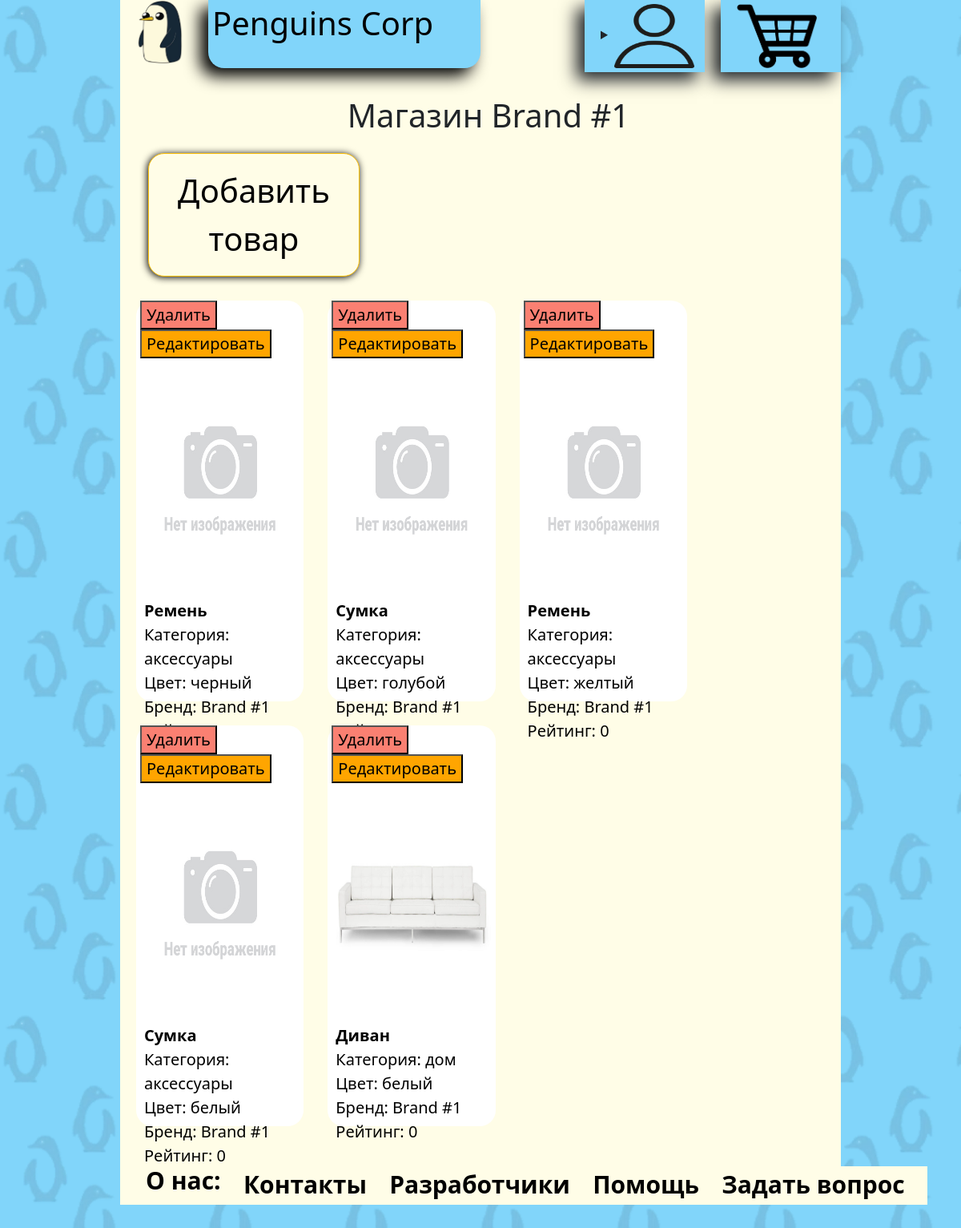
The page /shop/1 (signed in) on the database its author committed.
### data/shops.py (models this page shows)
class Shops(SqlAlchemyBase, UserMixin):
    __tablename__ = 'shops'
    id = sqlalchemy.Column(sqlalchemy.Integer,
                           primary_key=True, autoincrement=True)
    title = sqlalchemy.Column(sqlalchemy.String, nullable=True)
    email = sqlalchemy.Column(sqlalchemy.String,
                              index=True, unique=True, nullable=True)
    user = sqlalchemy.Column(sqlalchemy.Integer, sqlalchemy.ForeignKey("users.id"), nullable=True)
    products = orm.relation('Products', back_populates='shops')
    users = orm.relation('Users', back_populates='shops', lazy='subquery')

### data/products.py (models this page shows)
class Products(SqlAlchemyBase, UserMixin):
    __tablename__ = 'products'
    id = sqlalchemy.Column(sqlalchemy.Integer,
                           primary_key=True, autoincrement=True)
    title = sqlalchemy.Column(sqlalchemy.String, nullable=True)
    category = sqlalchemy.Column(sqlalchemy.Integer, sqlalchemy.ForeignKey("category.id"))
    color = sqlalchemy.Column(sqlalchemy.Integer, sqlalchemy.ForeignKey("colors.id"), nullable=True)
    shop = sqlalchemy.Column(sqlalchemy.Integer, sqlalchemy.ForeignKey("shops.id"), nullable=True)
    price = sqlalchemy.Column(sqlalchemy.Integer, nullable=True)
    about = sqlalchemy.Column(sqlalchemy.String, nullable=True)
    rating = sqlalchemy.Column(sqlalchemy.Integer, nullable=True)
    count = sqlalchemy.Column(sqlalchemy.Integer, nullable=True)
    image = sqlalchemy.Column(sqlalchemy.String, nullable=True)
    shops = orm.relation('Shops', back_populates='products')
    categories = orm.relation("Category",
                              secondary="products_to_category",
                              backref="products")
    colors = orm.relation("Colors",
                          secondary="products_to_colors",
                          backref="products")
    comments = orm.relation('Comments', back_populates='products')

### data/category.py (models this page shows)
class Category(SqlAlchemyBase, UserMixin):
    __tablename__ = 'category'
    id = sqlalchemy.Column(sqlalchemy.Integer, primary_key=True,
                           autoincrement=True)
    name = sqlalchemy.Column(sqlalchemy.String, nullable=True)

### data/colors.py (models this page shows)
class Colors(SqlAlchemyBase, UserMixin):
    __tablename__ = 'colors'
    id = sqlalchemy.Column(sqlalchemy.Integer, primary_key=True,
                           autoincrement=True)
    name = sqlalchemy.Column(sqlalchemy.String, nullable=True)

### data/user_api.py (the view, shortened to what this page needs)
@user_api.route('/shop/<int:id>', methods=['GET', 'POST'])
@login_required
def shop(id):
    shop = db_sess.query(Shops).filter(Shops.id == id).first()
    category = db_sess.query(Category)
    colors = db_sess.query(Colors)
    return render_template('shop.html', title=f'Магазин {shop.title}', current_user=current_user,
                           shop=shop, category=category, colors=colors, Category=Category, Colors=Colors)

### data/db_session.py (called while the page is built)
def create_session() -> Session:
    global __factory
    return __factory()

### server.py (called while the page is built)
@login_manager.user_loader
def load_user(user_id):
    db_sess = db_session.create_session()
    return db_sess.query(Users).get(user_id)

### templates/shop.html (shortened to what this page needs)
{% extends "base.html" %}
{% block content %}
    <div class="container-shop">
        <h1 align="center">Магазин {{ shop.title }}</h1>
        <a href="/add_product/{{shop.id}}" class="btn btn-warning">Добавить товар</a>
        {% set count = 0 %}
        <div class="wrap">
            {% for i in shop.products %}
                <a class="block-basket" href="/product/{{ i.id }}">
                    <form action="" method="post">
                        <input type="submit" value="Удалить" class="basket-btn"/>
                    </form>
                    <form action="" method="post">
                        <input type="submit" value="Редактировать" class="update"/>
                    </form>
                    <img src="{{ i.image.split(', ')[0] }}">
                    <p><b>{{i.title.capitalize()}}</b>
                    <br>Категория: {{category.filter(Category.id == i.category).first().name}}
                    <br>Цвет: {{colors.filter(Colors.id == i.color).first().name}}
                    <br>Бренд: {{shop.title}}
                    <br>Рейтинг: {{i.rating}}</p></a>
                {% set count = count + 1 %}
            {% endfor %}
        </div>
    </div>
{% endblock %}

### templates/base.html (shortened to what this page needs)
<!DOCTYPE html>
<html lang="en">
<head>
    <link rel="stylesheet" type="text/css" href="../static/css/style.css" />
    <link rel="stylesheet"
          href="https://cdn.jsdelivr.net/npm/bootstrap@5.0.0-beta1/dist/css/bootstrap.min.css"
>
</head>
<body>
    <div class="side">
        <div class="main">
            <img class="penguin" src="../static/img/penguin.png" alt="пингвин" width="60" height="80">
            <a class="title" href="/">
                <h1>Penguins Corp</h1>
            </a>
            <div class="user">
                <details>
                    <summary><img src="../static/img/user.png" alt="пользователь" width="100" height="80"></summary>
                </details>
            </div>
            <div class="basket">
                {% if current_user.is_authenticated %}
                    <a href="/basket"><img src="../static/img/basket.png" alt="корзина" width="100" height="80"></a>
                {% else %}
                    <a href="/login"><img src="../static/img/basket.png" alt="корзина" width="100" height="80"></a>
                {% endif %}
            </div>
            {% block content %}
            {% endblock %}
        </div>
        <nav class="about">
                <ul>
                    <li><h3>О нас:</h3></li>
                    <li><a href="/contacts">Контакты</a></li>
                    <li><a href="/developers">Разработчики</a></li>
                    <li><a href="/help">Помощь</a></li>
                    <li><a href="/question">Задать вопрос</a></li>
                </ul>
        </nav>
    </div>
</body>
</html>

### static/css/style.css (style rules this page uses)
.title { width: 340px; height: 85px; background: #81d5fa; padding: 5px; position: absolute; border-radius: 0px 0px 20px 20px; margin: 0px 400px 500px 110px; box-shadow: -10px 10px 20px black; float: left; text-decoration: none; }
.title h1, .title h1:visited, .title h1:hover, .title h1:link { color: black; }
.user, .basket { width: 150px; background: #81d5fa; padding: 5px 0px 5px 20px; position: fixed; box-shadow: -10px 10px 20px; }
.user { right: 320px; z-index: 1010; }
.basket { right: 150px; z-index: 1005; }
.user a, .user details { float: left; }
.user details { width: 100%; }
.penguin { position: absolute; left: 20px; }
.basket-btn, .basket-btn:visited, .basket-btn:hover, .basket-btn:link { background: #FA8072; font-size: 20px; }
.container-shop a, .container-shop a:visited, .container-shop a:hover, .container-shop a:link { margin: 15px; }
.btn, .btn:visited, .btn:hover, .btn:link { background: #fffde7; width: 30%; font-size: 40px; padding: 1rem 1.5rem; text-decoration: none; border-radius: 20px; box-shadow: -1px 1px 10px; color: black; flex: 1 1 auto; margin: 0 25px; }
.update, .update:visited, .update:hover, .update:link { background: #FFA500; font-size: 20px; }
.container-shop form { float: left; margin-left: 5px; }
.container, .container-basket, .container-shops, .container-shop { position: absolute; left: 20px; min-width: 97%; border-radius: 20px; }
.container-shop { top: 120px; position: absolute; }
.wrap { margin: 0 -15px; }
.block, .block-basket { width: 23%; float: left; margin: 15px; height: 500px; background: #ffffff; border-radius: 20px; text-decoration: none; color: black; }
.block p, .block-basket p, .block-shops a, .block-shops a:hover { padding: 0 10px; color: black; font-size: 20px; text-decoration: none; }
.block img, .block-basket img { border-radius: 20px 20px 0 0; width: 100%; }
.block-basket img { height: 60%; }
.about { width: 84%; background: #fffde7; margin-left: 150px; height: 48px; }
.about a:visited, .about a:hover, .about a:link, .about h3 { text-decoration: none; font-size: 30px; color: black; font-weight: bold; }
.about ul { list-style: none; display: flex; }
.about ul li { float: left; flex-basis: auto; flex-grow: 1; }
.main { height: 95%; position: relative; overflow-y: auto; background: #fffde7; margin: 0px 150px; }
body, html { height: 100%; margin: 0; }
.side { height: 100%; position: relative; background: #81d5fa; background-image: url("../img/background.png"); }

### rows shown on the page
Shops: title "Brand #1"
Products: image (placeholder picture), title "Ремень", filter "аксессуары", filter "черный"
Products: image (placeholder picture), title "Сумка", filter "аксессуары", filter "голубой"
Products: image (placeholder picture), title "Ремень", filter "аксессуары", filter "желтый", rating "0"
Products: image (placeholder picture), title "Сумка", filter "аксессуары", filter "белый", rating "0"
Products: image (picture), title "Диван", filter "дом", filter "белый", rating "0"
